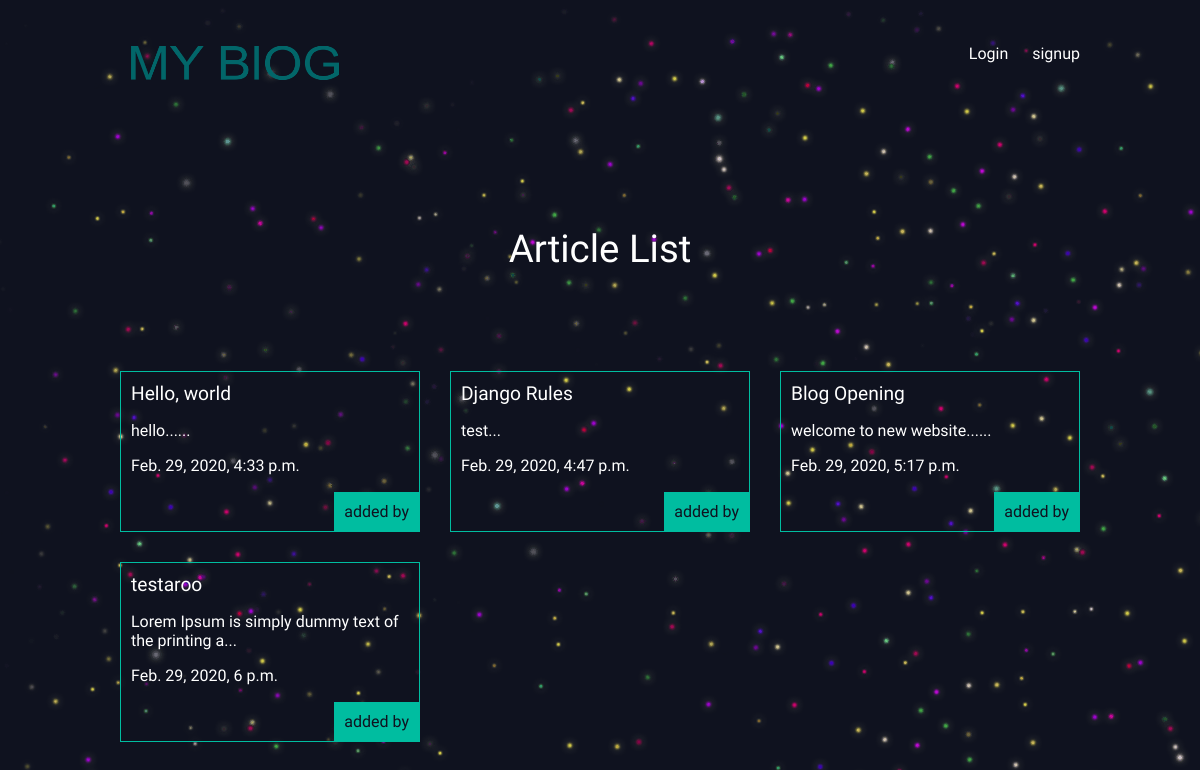
The app's page /, older data.
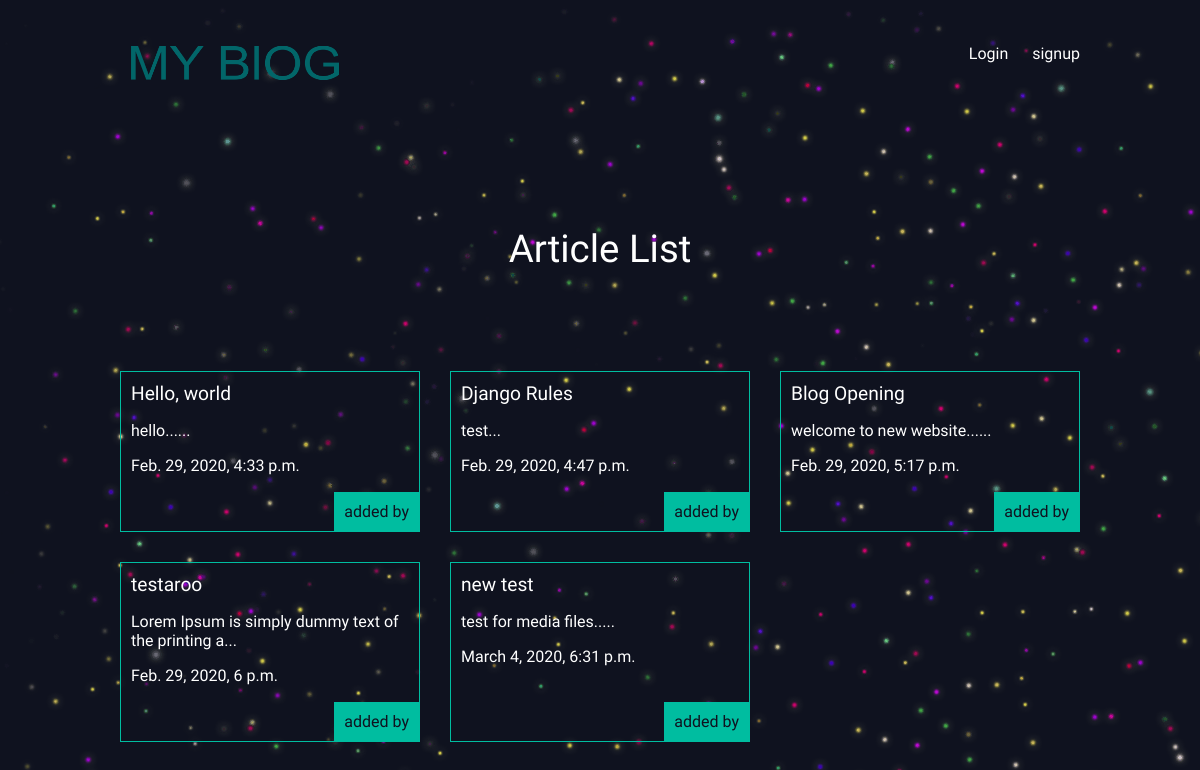
The same page, newer data.
### articles/models.py (models this page shows, shortened)
class Article(models.Model):
    title = models.CharField(max_length=100)
    slug = models.SlugField()
    body = models.TextField()
    date = models.DateTimeField(auto_now_add=True)
    thumb = models.ImageField(default='default.png', blank=True)
    author= models.ForeignKey(User, on_delete=models.CASCADE, default=None)
    def snippet(self):
        return self.body[:50] + "..."

### articles/views.py (the view)
# urls.py: path('', views.article_list, name='article-list'),
def article_list(request):
    articles = Article.objects.all().order_by('date')
    return render(request, 'articles/articles.html', {'articles':articles})

### articles/templates/articles/articles.html
{% extends 'myblog/base_layout.html' %}
{% block content %}
    <h1>Article List</h1>
    <div class="articles">
        {% for article in articles %}
        <div class="article">
            <h2><a href="{% url 'article:articles-details' slug=article.slug %}">{{article.title}}</a></h2>
            <p>{{article.snippet}}</p>
            <p>{{article.date}}</p>
            <p class="author">added by {{ article.author.username }}</p>
        </div>
        {% endfor %}
    </div>
{% endblock %}

Row changes from the older to the newer data that the page shows:
added Article: title "new test", snippet "test for media files.....", date "March 4, 2020, 6:31 p.m."
